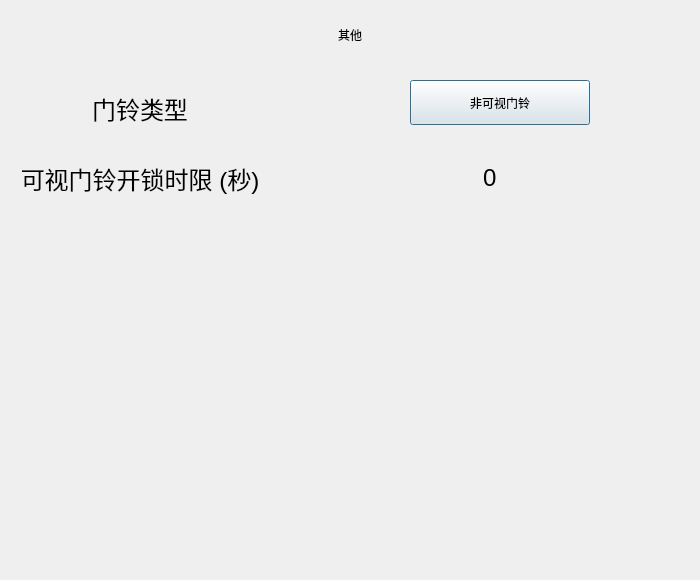
<?xml version="1.0" encoding="UTF-8"?>
<ui version="4.0">
 <class>AddressSetDialog</class>
 <widget class="QDialog" name="AddressSetDialog">
  <property name="geometry">
   <rect>
    <x>0</x>
    <y>0</y>
    <width>700</width>
    <height>580</height>
   </rect>
  </property>
  <property name="windowTitle">
   <string>Dialog</string>
  </property>
  <property name="styleSheet">
   <string notr="true"/>
  </property>
  <widget class="QFrame" name="frameAddressSetting">
   <property name="geometry">
    <rect>
     <x>0</x>
     <y>0</y>
     <width>700</width>
     <height>580</height>
    </rect>
   </property>
   <property name="styleSheet">
    <string notr="true"/>
   </property>
   <property name="frameShape">
    <enum>QFrame::NoFrame</enum>
   </property>
   <property name="frameShadow">
    <enum>QFrame::Raised</enum>
   </property>
  </widget>
  <widget class="QLabel" name="label_other_1">
   <property name="geometry">
    <rect>
     <x>0</x>
     <y>73</y>
     <width>280</width>
     <height>70</height>
    </rect>
   </property>
   <property name="font">
    <font>
     <pointsize>-1</pointsize>
     <weight>50</weight>
     <italic>false</italic>
     <bold>false</bold>
    </font>
   </property>
   <property name="layoutDirection">
    <enum>Qt::LeftToRight</enum>
   </property>
   <property name="styleSheet">
    <string notr="true">font:24px</string>
   </property>
   <property name="text">
    <string>门铃类型</string>
   </property>
   <property name="alignment">
    <set>Qt::AlignCenter</set>
   </property>
  </widget>
  <widget class="QLabel" name="label_other_2">
   <property name="geometry">
    <rect>
     <x>0</x>
     <y>143</y>
     <width>280</width>
     <height>70</height>
    </rect>
   </property>
   <property name="font">
    <font>
     <pointsize>-1</pointsize>
     <weight>50</weight>
     <italic>false</italic>
     <bold>false</bold>
    </font>
   </property>
   <property name="styleSheet">
    <string notr="true">font:24px</string>
   </property>
   <property name="text">
    <string>可视门铃开锁时限 (秒)</string>
   </property>
   <property name="alignment">
    <set>Qt::AlignCenter</set>
   </property>
  </widget>
  <widget class="MyLineEdit" name="lineEditDoorTimeout">
   <property name="geometry">
    <rect>
     <x>280</x>
     <y>143</y>
     <width>420</width>
     <height>70</height>
    </rect>
   </property>
   <property name="focusPolicy">
    <enum>Qt::ClickFocus</enum>
   </property>
   <property name="styleSheet">
    <string notr="true">border: 0px;
background-color: transparent;
font:24px</string>
   </property>
   <property name="text">
    <string>0</string>
   </property>
   <property name="maxLength">
    <number>49</number>
   </property>
   <property name="alignment">
    <set>Qt::AlignCenter</set>
   </property>
  </widget>
  <widget class="QLabel" name="label_title">
   <property name="geometry">
    <rect>
     <x>95</x>
     <y>10</y>
     <width>510</width>
     <height>50</height>
    </rect>
   </property>
   <property name="styleSheet">
    <string notr="true"/>
   </property>
   <property name="text">
    <string>其他</string>
   </property>
   <property name="alignment">
    <set>Qt::AlignCenter</set>
   </property>
  </widget>
  <widget class="CommonPushButton" name="pushButtonDoorBellType">
   <property name="geometry">
    <rect>
     <x>410</x>
     <y>80</y>
     <width>180</width>
     <height>45</height>
    </rect>
   </property>
   <property name="focusPolicy">
    <enum>Qt::StrongFocus</enum>
   </property>
   <property name="styleSheet">
    <string notr="true"/>
   </property>
   <property name="text">
    <string>非可视门铃</string>
   </property>
  </widget>
 </widget>
 <customwidgets>
  <customwidget>
   <class>CommonPushButton</class>
   <extends>QPushButton</extends>
   <header>commonpushbutton.h</header>
  </customwidget>
  <customwidget>
   <class>MyLineEdit</class>
   <extends>QLineEdit</extends>
   <header>mylineedit.h</header>
  </customwidget>
 </customwidgets>
 <resources/>
 <connections/>
</ui>
